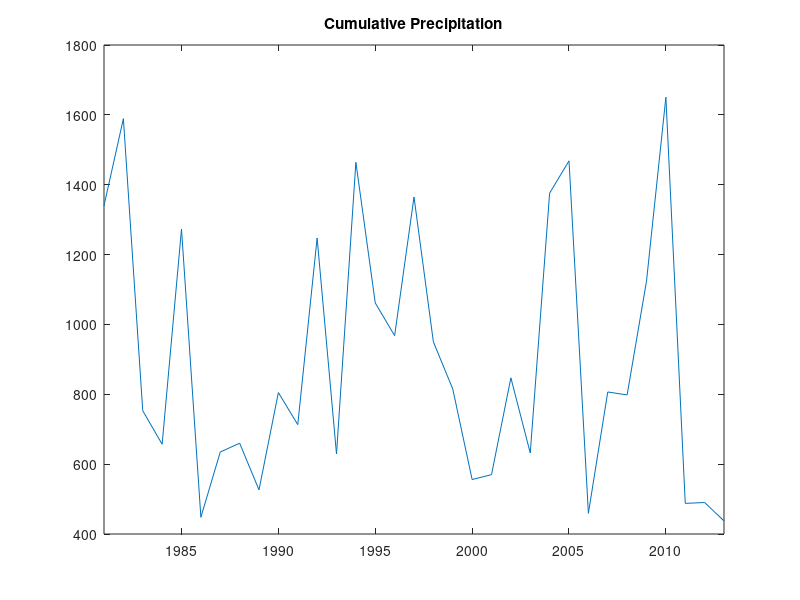
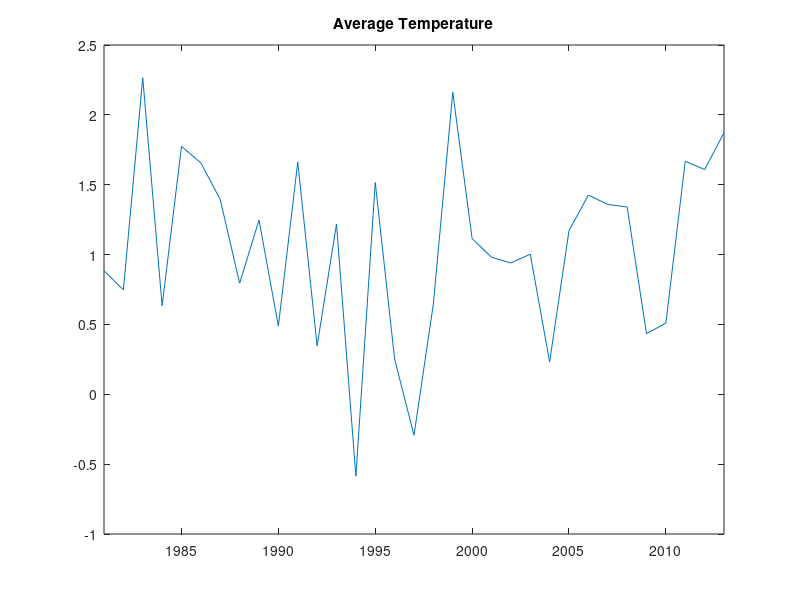
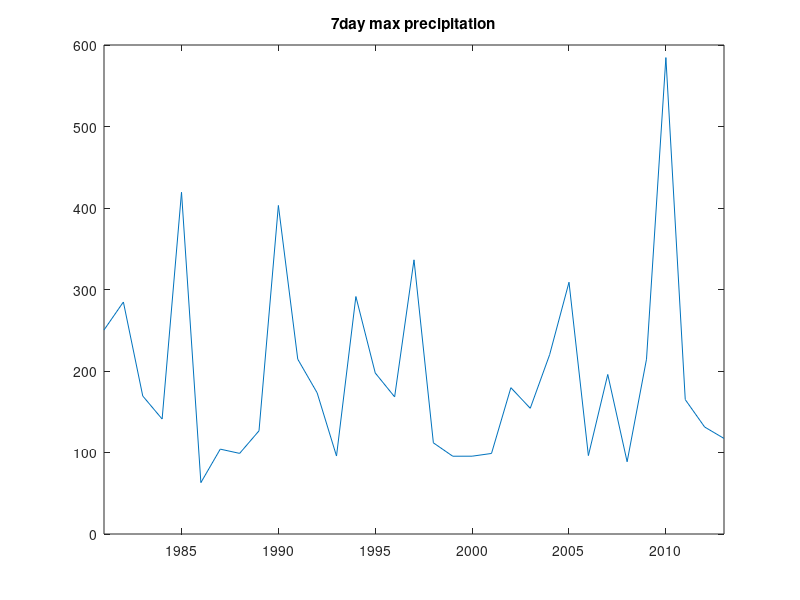

Write MATLAB code to recreate these figures, in order.
clear all; 

%Bear Lake
% Latitude and WS size
lat = 37.33939; % latitude at outlet
W_size = 142.19; % basin size in km2

% Load the data files
load Data_Bear_Lake.mat; %data nldas
dataset = Data_Bear_Lake; 
% load Data_Qflow_Bear_Lake.mat; %streamflow
% Streamflow = ((Data_Qflow_Bear_Lake(:,4)*0.0283168)/(W_size*10^6))*1000*3600*24; %from ft3/s to mm/day              
%                                            %m3/s         m/s         mm/day ;                                                       
year = dataset(:,1);
month = dataset(:,2);
day = dataset(:,3);

precip=dataset(:,6);
tempaver=(dataset(:,9)+ dataset(:,10))/2;

da = 0;
Prec_WatY=zeros(33,365);
Temp_WatY=zeros(33,365);
for j=1981:2013 %1980:2014
        [x, ~]=find(year==j & month == 10 & day == 1);
        [y, ~]=find(year==(j+1) & month == 9 & day == 30);
        
        da=da+1;
        Prec_WatY(da,1:length(precip(x:y)))=precip(x:y,1)';
        Prec_WatY_aver(da,1)=mean(precip(x:y,1));
        Prec_WatY_cum(da,1)=sum(precip(x:y,1));
        Temp_WatY(da,1:length(precip(x:y)))=tempaver(x:y,1)';
        Temp_WatY_aver(da,1)=mean(tempaver(x:y,1));
        
end

% 7 day moving window
for i=4:(length(precip)-3)
    Prec_7day(i)=precip(i)+precip(i-3)+precip(i-2)+precip(i-1)+precip(i+1)+precip(i+2)+precip(i+3);
end
count=0;
for j=1981:2013 %1980:2014
        [x, xx]=find(year==j & month == 10 & day == 1);
        [y, yy]=find(year==(j+1) & month == 9 & day == 30);
        count=count+1;
        [Prec_7day_max(count,1),Prec_7day_max(count,2)]=max(Prec_7day(1,x:y));
        
end

figure; set(gcf,'color','w');
plot(Prec_WatY_cum); xlim([1 33]);
title('Cumulative Precipitation');xticks([5 10 15 20 25 30]);
xticklabels({'1985','1990','1995','2000','2005','2010'});

figure; set(gcf,'color','w');
plot(Temp_WatY_aver); xlim([1 33]);
title('Average Temperature');xticks([5 10 15 20 25 30]);
xticklabels({'1985','1990','1995','2000','2005','2010'});

figure; set(gcf,'color','w');
plot(Prec_7day_max(:,1)); title('7day max precipitation'); xlim([1 33]);
xticks([5 10 15 20 25 30]);
xticklabels({'1985','1990','1995','2000','2005','2010'});


% figure; set(gcf,'color','w');
% subplot(2,2,1);
% plot(Temp_WatY_aver); title('Temperature average');
% subplot(2,2,2);
% boxplot(Temp_WatY'); title ('Temperature values');
% subplot(2,2,3);
% plot(Prec_WatY_cum); title('Precipitation cumulative');
% subplot(2,2,4);
% boxplot(Prec_WatY'); title ('Precipitation values');

